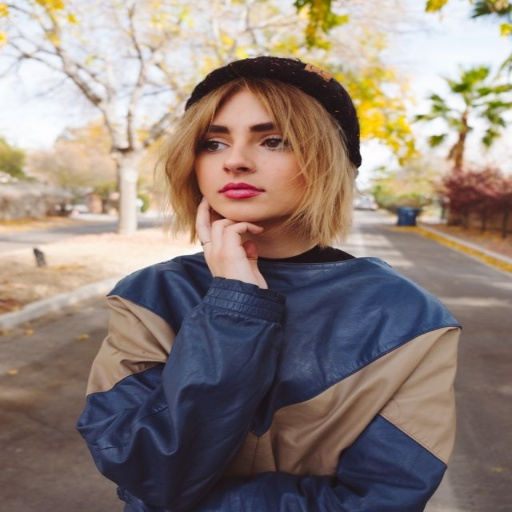
#> input picture 1_2.jpg, 512 x 512 px
$ python test13.py
#> lines starting #> are read from the running program, lines starting #| are printed output that depends on the picture; after the words box and inside, x2 and y2 are one past the last pixel; in counts of white or black regions, pixels touching at a corner belong together
import cv2 as cv
import numpy as np
import matplotlib.pyplot as plt
import math
import time

sam_img = cv.imread("1_2.jpg", cv.IMREAD_UNCHANGED)
#> sam_img is the input picture: shape (512, 512, 3); mean B, G, R 121.8, 129.4, 143.5


def createLUT(num_colors):
    lookUpTable = np.zeros((1, 256), np.uint8)

    startIdx = 0

    x = 0

    while x < 256:
        lookUpTable[0, x] = x

        for y in range(startIdx, x):
            if lookUpTable[0, y] == 0:
                lookUpTable[0, y] = lookUpTable[0, x]

        startIdx = x

        x += 256 // num_colors

    return lookUpTable


# color reduction using LUT for gray images

def reduceColorsGray(img, numColors):
    lookUpTable = createLUT(numColors)

    return cv.LUT(img, lookUpTable)


sam_img1 = cv.cvtColor(sam_img, cv.COLOR_BGR2GRAY)
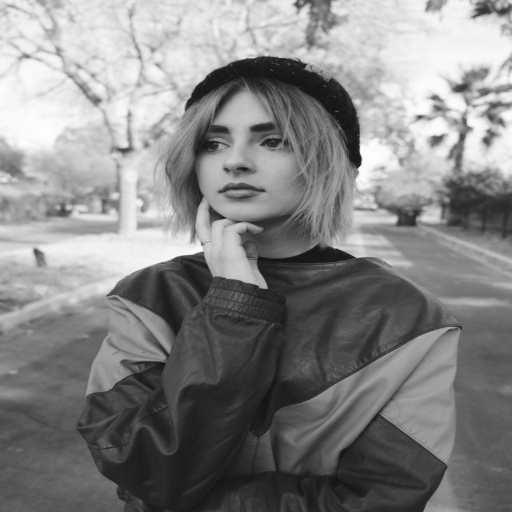
#> sam_img1: shape (512, 512); min 12, max 255, mean 132.8

# use 5 colors
sam_img2 = reduceColorsGray(sam_img1, numColors=5)

# use 2 colors
sam_img3 = reduceColorsGray(sam_img1, numColors=2)
#> call 2 of reduceColorsGray, with numColors = 2
#> in reduceColorsGray (call 2), `return cv.LUT(img, lookUpTable)`:
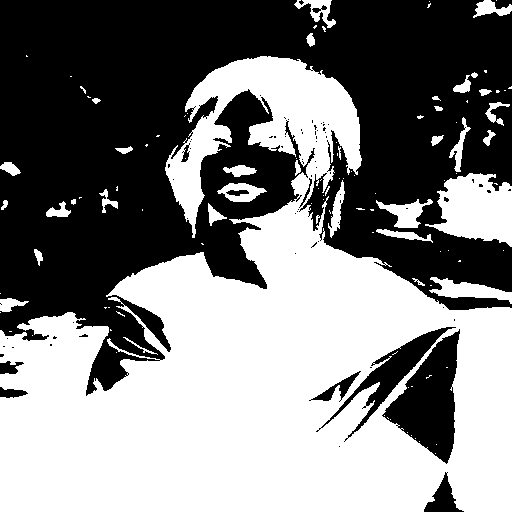
#> returned value: shape (512, 512); values 0 (black) and 128 (white), 50.5% white; 76 black regions (64 under 20 px), largest, box (x1, y1, x2, y2) and area: (0, 0, 512, 396) 120063, (382, 329, 460, 464) 5191, (316, 327, 456, 442) 2530

# cv.imshow("sam_img2", sam_img2)
# cv.imshow("sam_img3", sam_img3)
# cv.waitKey(0)
# cv.destroyAllWindows()

# by increasing the numColors, the LUT approaches the gray scale image
# if numColors is 256, reduceColorsGray function returns the full gray scale

# color reduction using LUT for gray images.

# color image actually consists of a no.of gray images.
# for applying LUT over color images, there are 2 techniques.
# 1. Using a single LUT for all color image channels
# 2. Using a single LUT for each color channels
# lets try these 2 approaches

# 1. Using a single LUT for all color image channels

numColors = 10

lookUpTable = createLUT(numColors)

proc_img = cv.LUT(sam_img, lookUpTable)

# cv.imshow("proc_img", proc_img)
# cv.waitKey(0)
# cv.destroyAllWindows()

# if the no.of colors increases, the image tends to be more similar to the original color image.

# 2. Using a single LUT for each color channel


def reduceColors(img, numBlue, numGreen, numRed):
#> called with numBlue = 50, numGreen = 1, numRed = 50
    blue, green, red = cv.split(img)
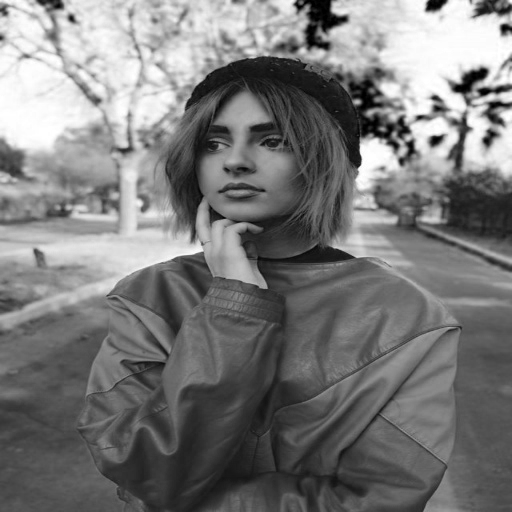
#> blue: shape (512, 512); min 0, max 255, mean 121.8

    blueLUT = createLUT(numBlue)

    greenLUT = createLUT(numGreen)

    redLUT = createLUT(numRed)

    cv.LUT(blue, blueLUT, blue)
    cv.LUT(green, greenLUT, green)
#> green: shape (512, 512); every value is 0
    cv.LUT(red, redLUT, red)

    return cv.merge((blue, green, red))
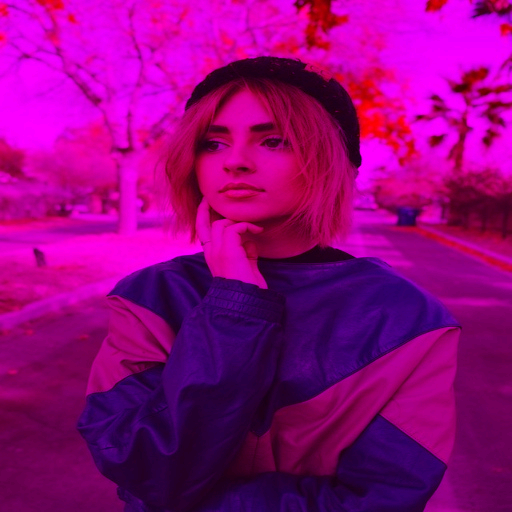
#> returned value: shape (512, 512, 3); mean of channels 0, 1, 2 123.8, 0, 145.5; drawn as B, G, R


img = reduceColors(sam_img, 50, 1, 50)

# cv.imshow("img", img)
# cv.waitKey(0)
# cv.destroyAllWindows()

# now use adaptive threshold

img_gray = cv.cvtColor(sam_img, cv.COLOR_BGR2GRAY)

img_gray_1 = cv.adaptiveThreshold(img_gray, 255, cv.ADAPTIVE_THRESH_MEAN_C, cv.THRESH_BINARY, 9, 2)
#> img_gray_1: shape (512, 512); 65.8% white; 1584 black regions (1182 under 20 px), largest, box (x1, y1, x2, y2) and area: (105, 186, 469, 512) 17481, (136, 56, 512, 273) 10040, (419, 166, 512, 248) 2541

# remove noise from the img_gray for more filter

# use median filter for smoothing the image

cv.medianBlur(img_gray, 5, img_gray)

cv.adaptiveThreshold(img_gray, 255, cv.ADAPTIVE_THRESH_MEAN_C, cv.THRESH_BINARY, 9, 2, img_gray_1)

reducedColorImage = reduceColors(sam_img, 80, 100, 10)
#> call 2 of reduceColors, with numBlue = 80, numGreen = 100, numRed = 10
#> in reduceColors (call 2), `cv.LUT(red, redLUT, red)`:
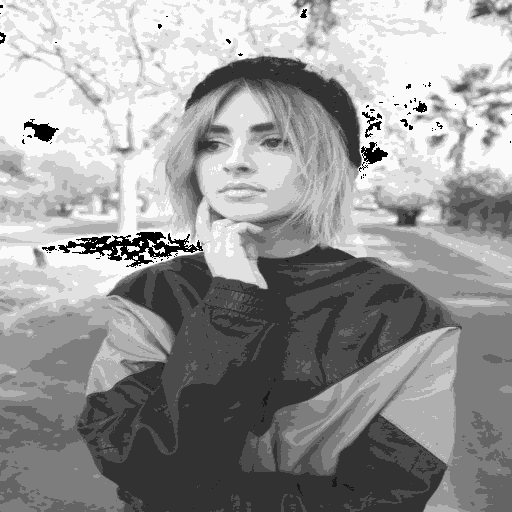
#> red: shape (512, 512); min 0, max 250, mean 152.3

# convert img_gray to color

img_color = cv.cvtColor(img_gray_1, cv.COLOR_GRAY2BGR)
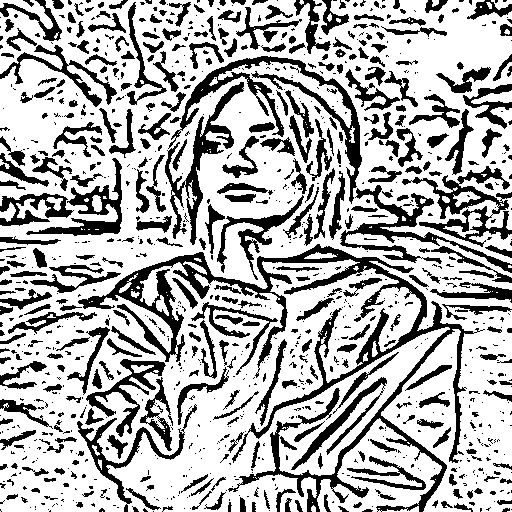
#> img_color: shape (512, 512, 3); 69.5% white; 1039 black regions (667 under 20 px), largest, box (x1, y1, x2, y2) and area: (78, 244, 485, 512) 13733, (168, 56, 362, 204) 3733, (402, 166, 512, 247) 2602

result = cv.bitwise_and(reducedColorImage, img_color)
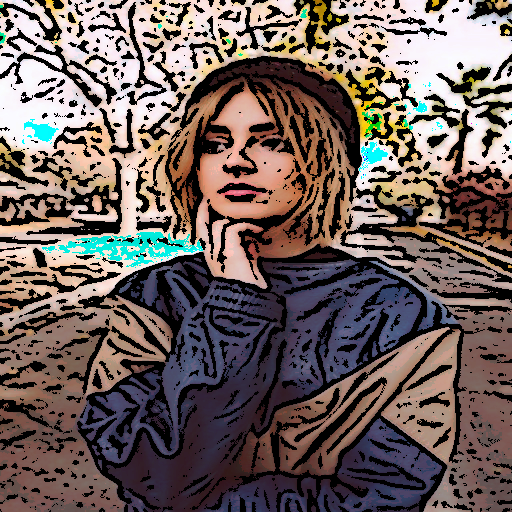
#> result: shape (512, 512, 3); mean B, G, R 93.3, 96.9, 111

plt.imshow(cv.cvtColor(reducedColorImage, cv.COLOR_BGR2RGB), 'gray')
plt.show()

cv.imshow("img_gray", img_gray)
cv.imshow("img_gray_1", img_gray_1)
cv.imshow("img_color", img_color)
cv.imshow("reducedColorImage", reducedColorImage)
cv.imshow("result", result)
cv.waitKey(0)
cv.destroyAllWindows()
